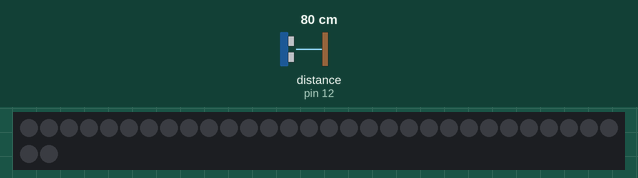
The sketch below on a simulated Arduino Uno, built with avr-gcc and run on an emulated ATmega328P. On the bench: 32 RGB LEDs in strip order, left to right, continuing on the next row. Wiring (inferred from the names in the program): ultrasonic range finder: trigger pin 14; echo pin 12. Inputs (shaded band) come from the test bench; at power-on: distance to the obstacle (sensor on pin 12) 80 cm. The echo pulse lasts 58.3 µs per cm; dim RGB values are drawn brighter than linear.

Above: at 1.3 s.
1.4 s: distance to the obstacle (sensor on pin 12) set to 4 cm
3.5 s: distance to the obstacle (sensor on pin 12) set to 9 cm
At 4.0 s:
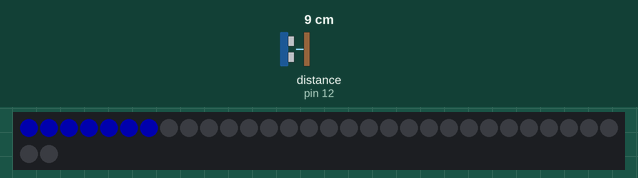
5.1 s: distance to the obstacle (sensor on pin 12) set to 18 cm
At 5.7 s:
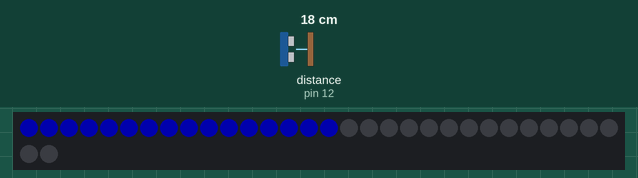
Timing chart, 0 to 8.1 s (numbered marks = the images above; inputs shaded):
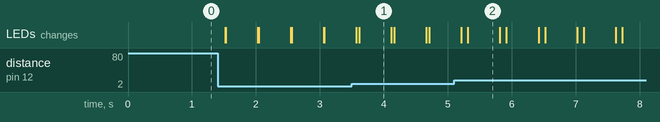

Measured:
- after the input at 3.5 s, the LEDs: first differ from a run without the input after 0.12 s (image 1)
- what the display in image 1 shows lasts 0.5 s, from 3.6 s to 4.1 s

The sketch:

distancia.ino
```cpp
#include <Adafruit_NeoPixel.h>
#include <Arduino.h>

#define PIN 17
#define NUMPIXELS 32
#define DELAYVAL 5

Adafruit_NeoPixel pixels(NUMPIXELS, PIN, NEO_GRB + NEO_KHZ800);

const int trigPin = 14;  // Pino de trigger do sensor
const int echoPin = 12;  // Pino de eco do sensor
int distLed;

void setup() {
  pixels.begin();
  pinMode(trigPin, OUTPUT);
  pinMode(echoPin, INPUT);

}

void loop() {
  long duration, distance;
  // Envia um pulso no pino de trigger
  digitalWrite(trigPin, LOW);
  delayMicroseconds(2);
  digitalWrite(trigPin, HIGH);
  delayMicroseconds(10);
  digitalWrite(trigPin, LOW);
  // Lê o tempo de eco do pino de echo
  duration = pulseIn(echoPin, HIGH);
  // Calcula a distância em centímetros
  distance = duration * 0.034 / 2;

  // Mostra a distância no Monitor Serial
  distLed= round(distance);
  if(distLed<32){
    pixels.clear();
    distLed= distLed-1;
    for(int i=0; i<distLed; i++){
    pixels.setPixelColor(i, pixels.Color(0,0,50));
    pixels.show();
    delay(DELAYVAL);
}
}
  delay(500);  // Aguarda 1 segundo antes da próxima leitura


}
```
